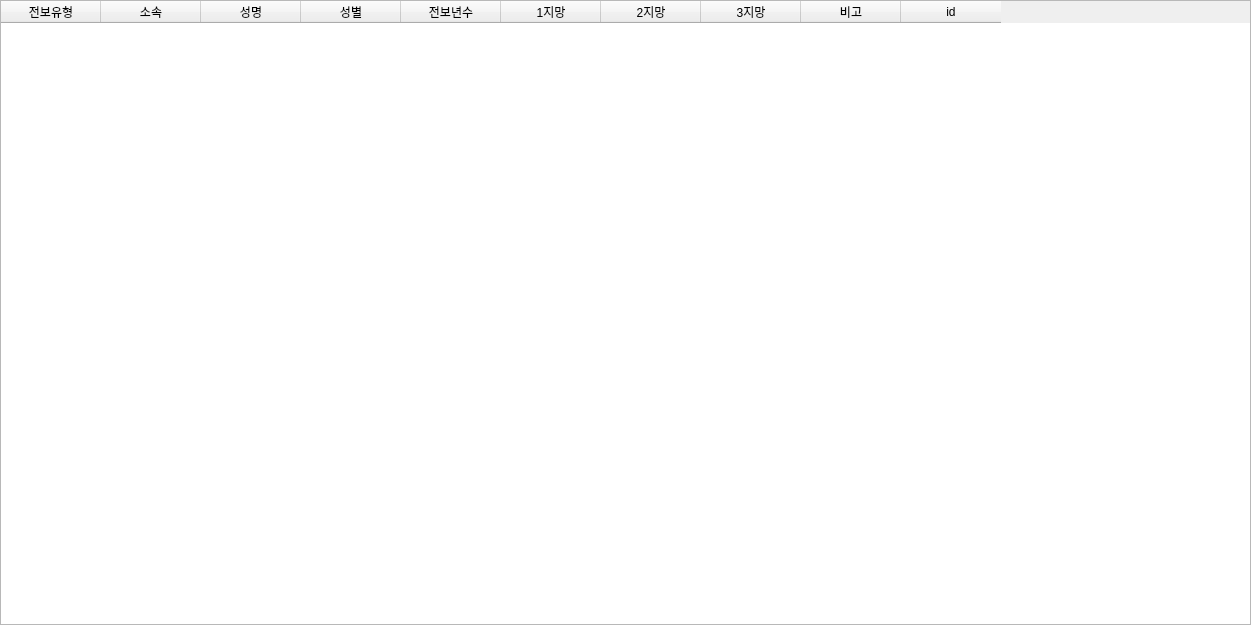
<?xml version="1.0" encoding="UTF-8"?>
<ui version="4.0">
 <class>SchoolTable</class>
 <widget class="QWidget" name="SchoolTable">
  <property name="geometry">
   <rect>
    <x>0</x>
    <y>0</y>
    <width>1251</width>
    <height>625</height>
   </rect>
  </property>
  <property name="windowTitle">
   <string>Form</string>
  </property>
  <layout class="QGridLayout" name="gridLayout">
   <property name="leftMargin">
    <number>0</number>
   </property>
   <property name="topMargin">
    <number>0</number>
   </property>
   <property name="rightMargin">
    <number>0</number>
   </property>
   <property name="bottomMargin">
    <number>0</number>
   </property>
   <item row="0" column="0">
    <widget class="QTableWidget" name="designedTableWidget">
     <property name="sizeAdjustPolicy">
      <enum>QAbstractScrollArea::AdjustToContents</enum>
     </property>
     <property name="alternatingRowColors">
      <bool>true</bool>
     </property>
     <property name="selectionMode">
      <enum>QAbstractItemView::SingleSelection</enum>
     </property>
     <property name="selectionBehavior">
      <enum>QAbstractItemView::SelectRows</enum>
     </property>
     <property name="textElideMode">
      <enum>Qt::ElideMiddle</enum>
     </property>
     <property name="sortingEnabled">
      <bool>true</bool>
     </property>
     <attribute name="horizontalHeaderCascadingSectionResizes">
      <bool>true</bool>
     </attribute>
     <attribute name="verticalHeaderVisible">
      <bool>false</bool>
     </attribute>
     <attribute name="verticalHeaderHighlightSections">
      <bool>false</bool>
     </attribute>
     <column>
      <property name="text">
       <string>전보유형</string>
      </property>
     </column>
     <column>
      <property name="text">
       <string>소속</string>
      </property>
     </column>
     <column>
      <property name="text">
       <string>성명</string>
      </property>
     </column>
     <column>
      <property name="text">
       <string>성별</string>
      </property>
     </column>
     <column>
      <property name="text">
       <string>전보년수</string>
      </property>
     </column>
     <column>
      <property name="text">
       <string>1지망</string>
      </property>
     </column>
     <column>
      <property name="text">
       <string>2지망</string>
      </property>
     </column>
     <column>
      <property name="text">
       <string>3지망</string>
      </property>
     </column>
     <column>
      <property name="text">
       <string>비고</string>
      </property>
     </column>
     <column>
      <property name="text">
       <string>id</string>
      </property>
     </column>
    </widget>
   </item>
  </layout>
 </widget>
 <resources/>
 <connections/>
</ui>
